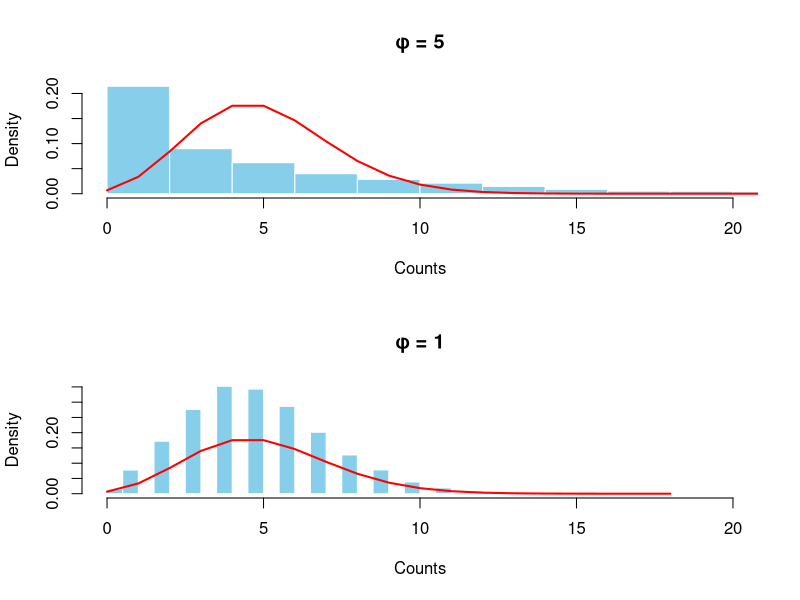

Here is the R script that generated this plot:
## ---- chunk 1
#| echo: false
#| fig-width: 4
#| fig-height: 6

library(MASS)

set.seed(123)

# Parameters
n <- 10000
mu <- 5
thetas <- c(1, 100)
phis <- c(5, 1)

par(mfrow = c(2, 1))  # 3 plots side by side

for (i in seq_along(thetas)) {
  x <- rnegbin(n, mu = mu, theta = thetas[[i]])
  
  # Histogram
  hist(x,
       breaks = 30,
       freq = FALSE,   # density instead of counts
       main = paste("φ =", phis[[i]]),
       xlab = "Counts",
       col = "skyblue",
       border = "white",
       xlim = c(0, 20))
  
  # Overlay Poisson(λ = mu) distribution
  xs <- 0:max(x)
  lines(xs, dpois(xs, lambda = mu), col = "red", lwd = 2)
}

## ---- chunk 2
#| eval: true
#| echo: true
# Simular datos sobredispersos
set.seed(123)
library(MASS)

# Generar datos con NB
# (media=5, sobredispersión)
counts <- rnegbin(40, mu = 5, theta = 1)

# Dividir en 2 "hábitats" aleatoriamente
habitat <- rep(c("Mar", "Rio"), each = 20)
data <- data.frame(counts, habitat)

# Modelo Poisson (INCORRECTO)
m_poisson <- glm(counts ~ habitat, 
                 family = poisson, data = data)

## ---- chunk 3
#| eval: true
#| echo: true
summary(m_poisson)

# Verificar sobredispersión
deviance(m_poisson) / df.residual(m_poisson)
## ---- chunk 4
#| eval: true
#| echo: true
m_nb <- glm.nb(counts ~ habitat, data = data)
summary(m_nb)
## ---- chunk 5
#| eval: true
#| echo: true
# Simular peces en Mar vs. Río
set.seed(456)
library(pscl)

# Generar datos zero-inflated
n <- 40
habitat <- rep(c("Mar", "Rio"), each = 20)

# Crear inflación de ceros estructural
# Mar: más peces, Rio: muchos ceros
prob_zero <- ifelse(habitat == "Rio", 0.7, 0.2)
counts <- ifelse(runif(n) < prob_zero, 0,
                 rpois(n, lambda = 8))

data <- data.frame(counts, habitat) 
## ---- chunk 6
table(data$counts, data$habitat) 
## ---- chunk 7
#| eval: true
#| echo: true
m_nb <- glm.nb(counts ~ habitat, data = data)
summary(m_nb)
## ---- chunk 8
#| eval: true
#| echo: true
m_zinb <- zeroinfl(counts ~ habitat | habitat, dist = "negbin", data = data
)
summary(m_zinb)
## ---- chunk 9
m_zinb
